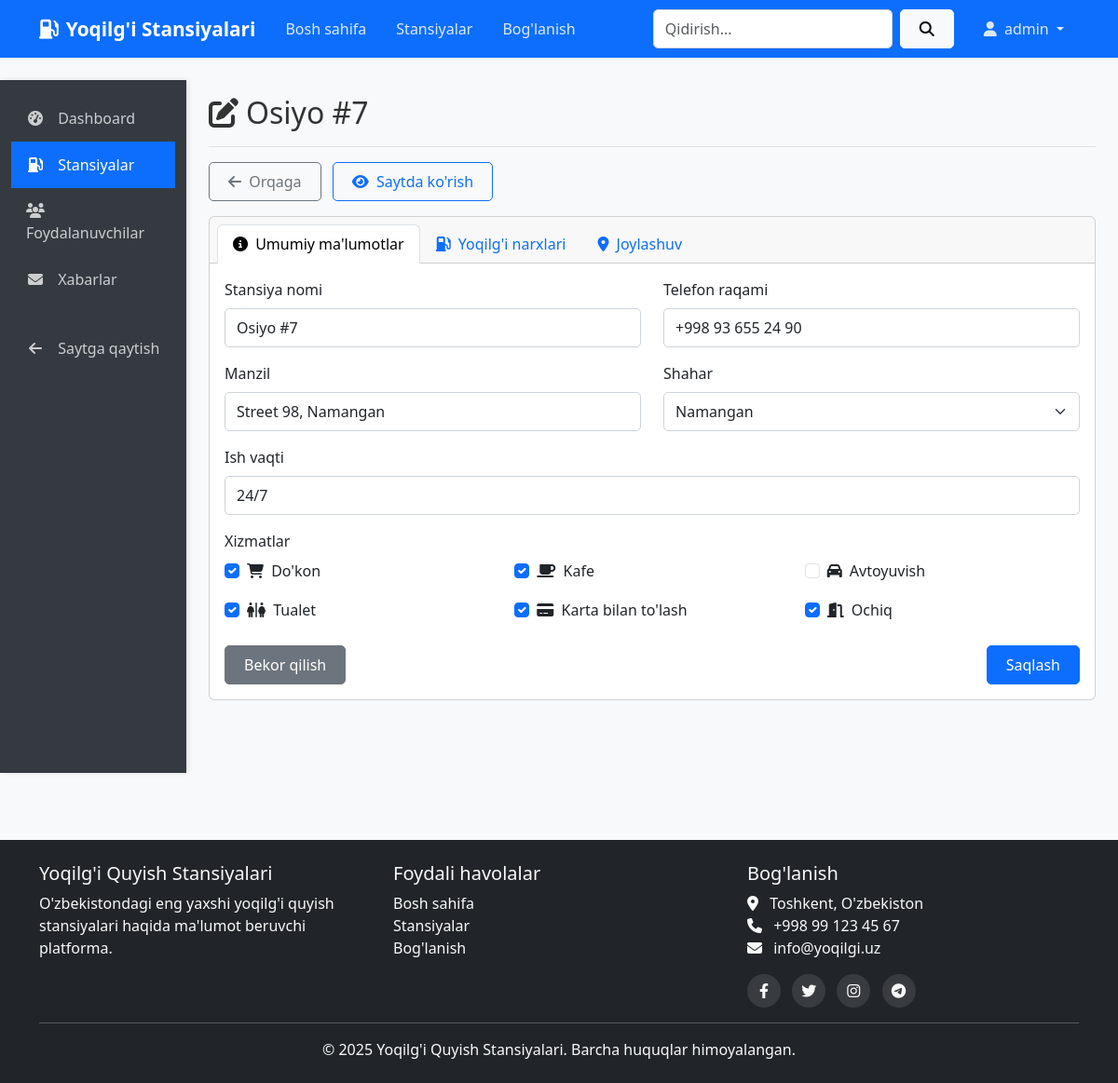
The app's page /admin/station/7 (signed in) with its own data.
### app.py (models this page shows)
class Station(db.Model):
    id = db.Column(db.Integer, primary_key=True)
    name = db.Column(db.String(100), nullable=False)
    address = db.Column(db.String(200), nullable=False)
    city = db.Column(db.String(50), nullable=False)
    latitude = db.Column(db.Float, nullable=False)
    longitude = db.Column(db.Float, nullable=False)
    phone = db.Column(db.String(20))
    opening_hours = db.Column(db.String(100))
    has_shop = db.Column(db.Boolean, default=False)
    has_cafe = db.Column(db.Boolean, default=False)
    has_carwash = db.Column(db.Boolean, default=False)
    has_toilet = db.Column(db.Boolean, default=False)
    accepts_card = db.Column(db.Boolean, default=True)
    is_open = db.Column(db.Boolean, default=True)
    created_at = db.Column(db.DateTime, default=datetime.utcnow)
    updated_at = db.Column(db.DateTime, default=datetime.utcnow, onupdate=datetime.utcnow)

### app.py (the view, shortened to what this page needs)
@app.route('/admin/station/<int:station_id>', methods=['GET', 'POST'])
def admin_station_edit(station_id):
    if not session.get('is_admin'):
        flash('Access denied. Admin rights required.', 'error')
        return redirect(url_for('index'))
    station = Station.query.get_or_404(station_id)
    fuels = Fuel.query.filter_by(station_id=station_id).all()
    return render_template('admin/station_edit.html', station=station, fuels=fuels)

### app.py (called while the page is built)
@app.context_processor
def inject_unread_messages_count():
    if session.get('is_admin'):
        unread_messages_count = Message.query.filter_by(is_read=False).count()
        return dict(unread_messages_count=unread_messages_count)
    return dict(unread_messages_count=0)

### templates/admin/station_edit.html (shortened to what this page needs)
{% extends "base.html" %}
{% block head %}
<link rel="stylesheet" href="https://unpkg.com/leaflet@1.9.3/dist/leaflet.css" />
{% endblock %}
{% block content %}
<div class="container-fluid">
    <div class="row">
        <div class="col-md-3 col-lg-2 admin-sidebar d-md-block d-none">
            <div class="position-sticky pt-3">
                <ul class="nav flex-column">
                    <li class="nav-item">
                        <a class="nav-link" href="{{ url_for('admin_dashboard') }}">
                            <i class="fas fa-tachometer-alt"></i>
                            Dashboard
                        </a>
                    </li>
                    <li class="nav-item">
                        <a class="nav-link active" href="{{ url_for('admin_stations') }}">
                            <i class="fas fa-gas-pump"></i>
                            Stansiyalar
                        </a>
                    </li>
                    <li class="nav-item">
                        <a class="nav-link" href="{{ url_for('admin_users') }}">
                            <i class="fas fa-users"></i>
                            Foydalanuvchilar
                        </a>
                    </li>
                    <li class="nav-item">
                        <a class="nav-link" href="{{ url_for('admin_messages') }}">
                            <i class="fas fa-envelope"></i>
                            Xabarlar
                        </a>
                    </li>
                    <li class="nav-item mt-4">
                        <a class="nav-link" href="{{ url_for('index') }}">
                            <i class="fas fa-arrow-left"></i>
                            Saytga qaytish
                        </a>
                    </li>
                </ul>
            </div>
        </div>
        <div class="col-md-9 col-lg-10 ms-sm-auto px-md-4">
            <div class="d-flex justify-content-between flex-wrap flex-md-nowrap align-items-center pt-3 pb-2 mb-3 border-bottom">
                <h1 class="h2"><i class="fas fa-edit me-2"></i>{{ station.name }}</h1>
            </div>
            <div class="mb-3">
                <a href="{{ url_for('admin_stations') }}" class="btn btn-outline-secondary">
                    <i class="fas fa-arrow-left me-1"></i> Orqaga
                </a>
                <a href="{{ url_for('station_detail', station_id=station.id) }}" target="_blank" class="btn btn-outline-primary ms-2">
                    <i class="fas fa-eye me-1"></i> Saytda ko'rish
                </a>
            </div>
            <div class="card">
                <div class="card-header">
                    <ul class="nav nav-tabs card-header-tabs" id="stationEditTabs" role="tablist">
                        <li class="nav-item" role="presentation">
                            <button class="nav-link active" id="general-tab" data-bs-toggle="tab" data-bs-target="#general" type="button" role="tab" aria-controls="general" aria-selected="true">
                                <i class="fas fa-info-circle me-1"></i> Umumiy ma'lumotlar
                            </button>
                        </li>
                        <li class="nav-item" role="presentation">
                            <button class="nav-link" id="fuels-tab" data-bs-toggle="tab" data-bs-target="#fuels" type="button" role="tab" aria-controls="fuels" aria-selected="false">
                                <i class="fas fa-gas-pump me-1"></i> Yoqilg'i narxlari
                            </button>
                        </li>
                        <li class="nav-item" role="presentation">
                            <button class="nav-link" id="location-tab" data-bs-toggle="tab" data-bs-target="#location" type="button" role="tab" aria-controls="location" aria-selected="false">
                                <i class="fas fa-map-marker-alt me-1"></i> Joylashuv
                            </button>
                        </li>
                    </ul>
                </div>
                <div class="card-body">
                    <form action="{{ url_for('admin_station_edit', station_id=station.id) }}" method="POST">
                        <div class="tab-content" id="stationEditTabsContent">
                            <div class="tab-pane fade show active" id="general" role="tabpanel" aria-labelledby="general-tab">
                                <div class="row mb-3">
                                    <div class="col-md-6">
                                        <label for="name" class="form-label">Stansiya nomi</label>
                                        <input type="text" class="form-control" id="name" name="name" value="{{ station.name }}" required>
                                    </div>
                                    <div class="col-md-6">
                                        <label for="phone" class="form-label">Telefon raqami</label>
                                        <input type="text" class="form-control" id="phone" name="phone" value="{{ station.phone }}">
                                    </div>
                                </div>
                                <div class="row mb-3">
                                    <div class="col-md-6">
                                        <label for="address" class="form-label">Manzil</label>
                                        <input type="text" class="form-control" id="address" name="address" value="{{ station.address }}" required>
                                    </div>
                                    <div class="col-md-6">
                                        <label for="city" class="form-label">Shahar</label>
                                        <select class="form-select" id="city" name="city" required>
                                            <option value="Namangan" {% if station.city == 'Namangan' %}selected{% endif %}>Namangan</option>
                                        </select>
                                    </div>
                                </div>
                                <div class="mb-3">
                                    <label for="opening_hours" class="form-label">Ish vaqti</label>
                                    <input type="text" class="form-control" id="opening_hours" name="opening_hours" value="{{ station.opening_hours }}">
                                </div>
                                <div class="mb-3">
                                    <label class="form-label">Xizmatlar</label>
                                    <div class="row g-3">
                                        <div class="col-md-4">
                                            <div class="form-check">
                                                <input class="form-check-input" type="checkbox" id="has_shop" name="has_shop" {% if station.has_shop %}checked{% endif %}>
                                                <label class="form-check-label" for="has_shop">
                                                    <i class="fas fa-shopping-cart me-1"></i> Do'kon
                                                </label>
                                            </div>
                                        </div>
                                        <div class="col-md-4">
                                            <div class="form-check">
                                                <input class="form-check-input" type="checkbox" id="has_cafe" name="has_cafe" {% if station.has_cafe %}checked{% endif %}>
                                                <label class="form-check-label" for="has_cafe">
                                                    <i class="fas fa-coffee me-1"></i> Kafe
                                                </label>
                                            </div>
                                        </div>
                                        <div class="col-md-4">
                                            <div class="form-check">
                                                <input class="form-check-input" type="checkbox" id="has_carwash" name="has_carwash" {% if station.has_carwash %}checked{% endif %}>
                                                <label class="form-check-label" for="has_carwash">
                                                    <i class="fas fa-car me-1"></i> Avtoyuvish
                                                </label>
                                            </div>
                                        </div>
                                        <div class="col-md-4">
                                            <div class="form-check">
                                                <input class="form-check-input" type="checkbox" id="has_toilet" name="has_toilet" {% if station.has_toilet %}checked{% endif %}>
                                                <label class="form-check-label" for="has_toilet">
                                                    <i class="fas fa-restroom me-1"></i> Tualet
                                                </label>
                                            </div>
                                        </div>
                                        <div class="col-md-4">
                                            <div class="form-check">
                                                <input class="form-check-input" type="checkbox" id="accepts_card" name="accepts_card" {% if station.accepts_card %}checked{% endif %}>
                                                <label class="form-check-label" for="accepts_card">
                                                    <i class="fas fa-credit-card me-1"></i> Karta bilan to'lash
                                                </label>
                                            </div>
                                        </div>
                                        <div class="col-md-4">
                                            <div class="form-check">
                                                <input class="form-check-input" type="checkbox" id="is_open" name="is_open" {% if station.is_open %}checked{% endif %}>
                                                <label class="form-check-label" for="is_open">
                                                    <i class="fas fa-door-open me-1"></i> Ochiq
                                                </label>
                                            </div>
                                        </div>
                                    </div>
                                </div>
                            </div>
                        </div>
                        <div class="d-flex justify-content-between mt-4">
                            <a href="{{ url_for('admin_stations') }}" class="btn btn-secondary">Bekor qilish</a>
                            <button type="submit" class="btn btn-primary">Saqlash</button>
                        </div>
                    </form>
                </div>
            </div>
        </div>
    </div>
</div>
{% endblock %}

### static/css/style.css (style rules this page uses)
body { font-family: 'Segoe UI', Tahoma, Geneva, Verdana, sans-serif; color: #333; background-color: #f8f9fa; }
.btn { border-radius: 5px; font-weight: 500; padding: 0.5rem 1.25rem; transition: all 0.3s ease; }
.btn-primary { background-color: #0d6efd; border-color: #0d6efd; }
.btn-outline-primary { color: #0d6efd; border-color: #0d6efd; }
.form-control, .form-select { border-radius: 5px; padding: 0.5rem 0.75rem; border: 1px solid #ced4da; transition: border-color 0.3s ease, box-shadow 0.3s ease; }

### templates/admin/station_edit.html (style rules this page uses)
.admin-sidebar { background-color: #343a40; color: white; min-height: calc(100vh - 56px); box-shadow: 2px 0 5px rgba(0, 0, 0, 0.1); position: sticky; top: 56px; }
.admin-sidebar .nav-link { color: rgba(255, 255, 255, 0.75); padding: 0.8rem 1rem; border-radius: 0; }
.admin-sidebar .nav-link.active { color: white; background-color: #0d6efd; }
.admin-sidebar .nav-link i { margin-right: 10px; width: 20px; text-align: center; }
.card-header-tabs .nav-link { font-weight: 500; }
.form-check-input:checked { background-color: #0d6efd; border-color: #0d6efd; }

### records on screen
Station: name "Osiyo #7", phone "+998 93 655 24 90", address "Street 98, Namangan", city "Namangan", opening_hours "24/7", has_shop "☑", has_cafe "☑", has_toilet "☑", accepts_card "☑", is_open "☑"

### other values on screen
{{ session.get('username') }} "admin"
